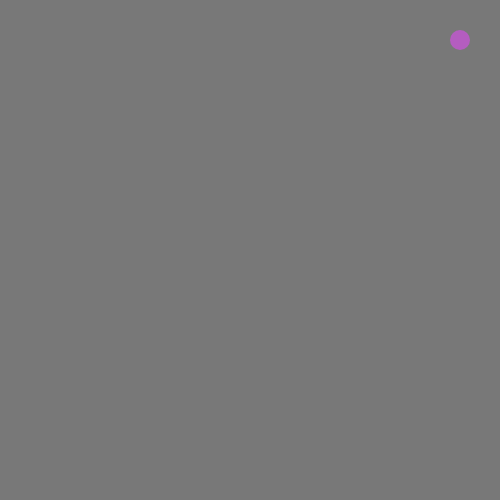
Frame 1 (no input)
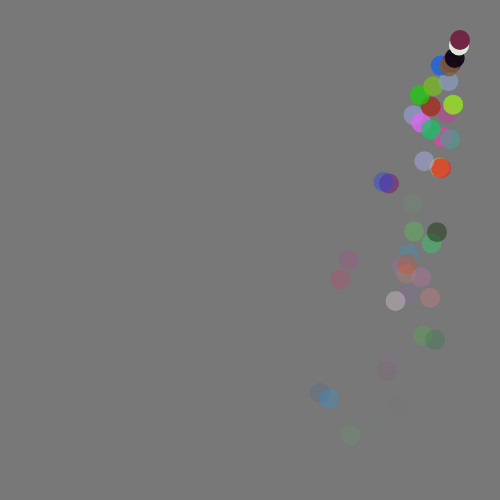
Frame 60 (no input)
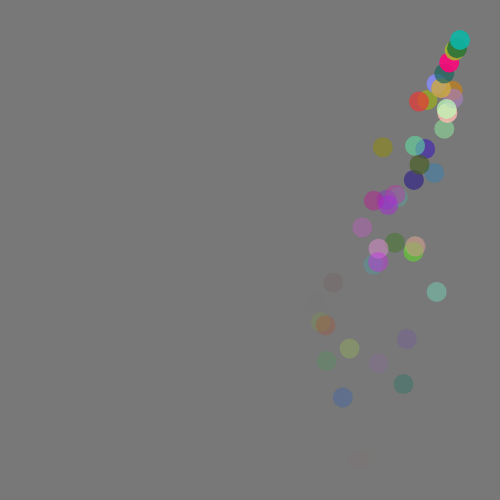
Frame 120 (the mouse pressed at the canvas centre since frame 60)

The p5.js sketch that drew these frames (run headless with seeded random() and noise() and a simulated clock; from frame 60 on, the mouse is pressed at the canvas centre):

// p5.js sketch
// ── sketch.js
let cars = [];

function setup() {
  createCanvas(500, 500);
  // for (let i = 0; i < 100; i++) {
  //   cars.push(new Car());
  // }
  noStroke();
}

function draw() {
  background(120);
  cars.push(new Car());

  for (let i = 0; i < cars.length; i++) {
    cars[i].display();
    cars[i].move();
    if(cars[i].a<=0){
      cars.splice(i,1);
    }

  }
}


class Car {
  //where attributes go
  constructor() {
    this.pos = createVector(width-40, 40);
    this.vel = createVector(random(-.8, -4), random(5,10 ));
    this.r = random(255);
    this.g = random(255);
    this.b = random(255);
    this.a = random(200,255);
  }
  //this is where methods go
  display() {
    fill(this.r,this.g,this.b,this.a);
    ellipse(this.pos.x, this.pos.y, 20);
  }
  move() {
    this.pos.add(this.vel);
    this.a = this.a-5;
    // if (this.pos.x > width) this.pos.x = 0;
    // if (this.pos.x < 0) this.pos.x = width;
    // if (this.pos.y > height) this.pos.y = 0;
    // if (this.pos.y < 0) this.pos.y = height;

  }
}
